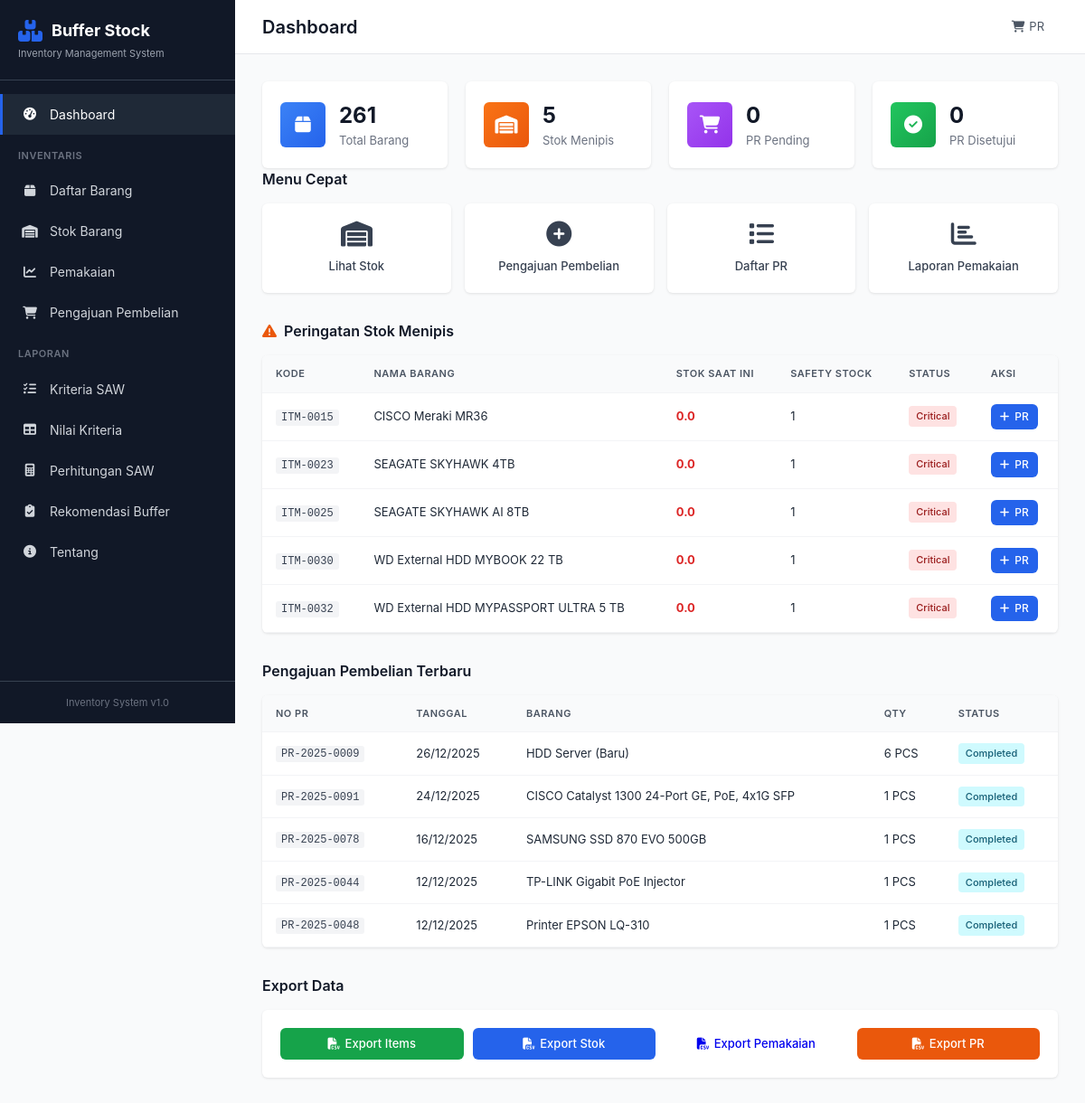
The page / on the database its author committed.
### app/models.py (models this page shows, shortened)
class Item(db.Model):
    __tablename__ = 'items'
    id = db.Column(db.Integer, primary_key=True)
    kode_item = db.Column(db.String(50), unique=True, nullable=False)
    nama_item = db.Column(db.String(200), nullable=False)
    kategori = db.Column(db.String(100), nullable=False)
    unit = db.Column(db.String(50), default='PCS')
    harga = db.Column(db.Float, default=0)
    supplier = db.Column(db.String(200))
    lokasi_rak = db.Column(db.String(50))
    created_at = db.Column(db.DateTime, default=datetime.utcnow)
    criteria_values = db.relationship('CriteriaValue', backref='item', lazy=True, cascade='all, delete-orphan')

class Stock(db.Model):
    __tablename__ = 'stocks'
    id = db.Column(db.Integer, primary_key=True)
    item_id = db.Column(db.Integer, db.ForeignKey('items.id'), nullable=False)
    quantity = db.Column(db.Float, default=0)
    safety_stock = db.Column(db.Float, default=0)
    reorder_point = db.Column(db.Float, default=0)
    last_updated = db.Column(db.DateTime, default=datetime.utcnow, onupdate=datetime.utcnow)
    item = db.relationship('Item', backref='stock_items', lazy=True)

class PurchaseRequest(db.Model):
    __tablename__ = 'purchase_requests'
    id = db.Column(db.Integer, primary_key=True)
    no_pengajuan = db.Column(db.String(50), unique=True, nullable=False)
    tanggal_pengajuan = db.Column(db.DateTime, default=datetime.utcnow)
    item_id = db.Column(db.Integer, db.ForeignKey('items.id'), nullable=False)
    quantity_requested = db.Column(db.Float, nullable=False)
    alasan_pengajuan = db.Column(db.Text)
    status = db.Column(db.String(20), default='Pending')  # Pending, Approved, Rejected, Completed
    approved_by = db.Column(db.String(100))
    approved_at = db.Column(db.DateTime)
    keterangan = db.Column(db.Text)
    item = db.relationship('Item', backref='purchase_requests', lazy=True)

### app/routes.py (the view)
@main_bp.route('/')
def index():
    total_items = Item.query.count()
    total_criteria = Criteria.query.count()
    total_calculations = CalculationHistory.query.count()
    latest_calc = CalculationHistory.query.order_by(CalculationHistory.tanggal.desc()).first()
    categories = db.session.query(Item.kategori, db.func.count(Item.id)).group_by(Item.kategori).all()
    low_stock_items = db.session.query(Item).join(Stock).filter(
        Stock.quantity <= Stock.safety_stock
    ).order_by(Stock.quantity.asc()).limit(5).all()
    pending_pr = PurchaseRequest.query.filter_by(status='Pending').count()
    approved_pr = PurchaseRequest.query.filter_by(status='Approved').count()
    recent_prs = PurchaseRequest.query.join(Item).order_by(PurchaseRequest.tanggal_pengajuan.desc()).limit(5).all()
    current_year = datetime.now().year
    years = list(range(current_year - 2, current_year + 1))
    return render_template('dashboard.html',
                          total_items=total_items,
                          total_criteria=total_criteria,
                          total_calculations=total_calculations,
                          latest_calc=latest_calc,
                          categories=categories,
                          low_stock_items=low_stock_items,
                          low_stock_count=len(low_stock_items),
                          pending_pr=pending_pr,
                          approved_pr=approved_pr,
                          recent_prs=recent_prs,
                          years=years,
                          current_year=current_year)

### app/templates/dashboard.html (shortened to what this page needs)
{% extends 'base.html' %}
{% block page_title %}Dashboard{% endblock %}
{% block content %}
<div class="dashboard">
    <div class="stats-grid">
        <div class="stat-card">
            <div class="stat-icon blue">
                <i class="fas fa-box"></i>
            </div>
            <div class="stat-info">
                <h3>{{ total_items }}</h3>
                <p>Total Barang</p>
            </div>
        </div>
        <div class="stat-card">
            <div class="stat-icon orange">
                <i class="fas fa-warehouse"></i>
            </div>
            <div class="stat-info">
                <h3>{{ low_stock_count }}</h3>
                <p>Stok Menipis</p>
            </div>
        </div>
        <div class="stat-card">
            <div class="stat-icon purple">
                <i class="fas fa-shopping-cart"></i>
            </div>
            <div class="stat-info">
                <h3>{{ pending_pr }}</h3>
                <p>PR Pending</p>
            </div>
        </div>
        <div class="stat-card">
            <div class="stat-icon green">
                <i class="fas fa-check-circle"></i>
            </div>
            <div class="stat-info">
                <h3>{{ approved_pr }}</h3>
                <p>PR Disetujui</p>
            </div>
        </div>
    </div>
    <div class="section">
        <h2 class="section-title">Menu Cepat</h2>
        <div class="quick-actions">
            <a href="{{ url_for('main.stock') }}" class="action-card">
                <i class="fas fa-warehouse"></i>
                <span>Lihat Stok</span>
            </a>
            <a href="{{ url_for('main.create_purchase') }}" class="action-card">
                <i class="fas fa-plus-circle"></i>
                <span>Pengajuan Pembelian</span>
            </a>
            <a href="{{ url_for('main.purchase_list') }}" class="action-card">
                <i class="fas fa-list"></i>
                <span>Daftar PR</span>
            </a>
            <a href="{{ url_for('main.usage') }}" class="action-card">
                <i class="fas fa-chart-bar"></i>
                <span>Laporan Pemakaian</span>
            </a>
        </div>
    </div>
    <div class="section">
        <h2 class="section-title">
            <i class="fas fa-exclamation-triangle" style="color: var(--warning);"></i>
            Peringatan Stok Menipis
        </h2>
        <div class="card">
            {% if low_stock_items %}
            <div class="table-responsive">
                <table class="data-table">
                    <thead>
                        <tr>
                            <th>Kode</th>
                            <th>Nama Barang</th>
                            <th>Stok Saat Ini</th>
                            <th>Safety Stock</th>
                            <th>Status</th>
                            <th>Aksi</th>
                        </tr>
                    </thead>
                    <tbody>
                        {% for item in low_stock_items %}
                        <tr>
                            <td><code>{{ item.kode_item }}</code></td>
                            <td>{{ item.nama_item }}</td>
                            <td class="text-danger"><strong>{{ item.stock_items[0].quantity if item.stock_items else 0 }}</strong></td>
                            <td>{{ item.stock_items[0].safety_stock|int if item.stock_items else 0 }}</td>
                            <td>
                                {% if item.stock_items and item.stock_items[0].quantity <= (item.stock_items[0].safety_stock * 0.5) %}
                                <span class="badge badge-danger">Critical</span>
                                {% else %}
                                <span class="badge badge-warning">Low</span>
                                {% endif %}
                            </td>
                            <td>
                                <a href="{{ url_for('main.create_purchase') }}" class="btn btn-sm btn-primary">
                                    <i class="fas fa-plus"></i> PR
                                </a>
                            </td>
                        </tr>
                        {% endfor %}
                    </tbody>
                </table>
            </div>
            {% else %}
            <div class="empty-state">
                <i class="fas fa-check-circle" style="color: var(--success); font-size: 48px;"></i>
                <p>Semua stok aman</p>
            </div>
            {% endif %}
        </div>
    </div>
    <div class="section">
        <h2 class="section-title">Pengajuan Pembelian Terbaru</h2>
        <div class="card">
            {% if recent_prs %}
            <div class="table-responsive">
                <table class="data-table">
                    <thead>
                        <tr>
                            <th>No PR</th>
                            <th>Tanggal</th>
                            <th>Barang</th>
                            <th>Qty</th>
                            <th>Status</th>
                        </tr>
                    </thead>
                    <tbody>
                        {% for pr in recent_prs %}
                        <tr>
                            <td><code>{{ pr.no_pengajuan }}</code></td>
                            <td>{{ pr.tanggal_pengajuan.strftime('%d/%m/%Y') }}</td>
                            <td>{{ pr.item.nama_item }}</td>
                            <td>{{ pr.quantity_requested|int }} {{ pr.item.unit }}</td>
                            <td>
                                {% if pr.status == 'Pending' %}
                                <span class="badge badge-warning">Pending</span>
                                {% elif pr.status == 'Approved' %}
                                <span class="badge badge-success">Approved</span>
                                {% elif pr.status == 'Rejected' %}
                                <span class="badge badge-danger">Rejected</span>
                                {% else %}
                                <span class="badge badge-info">Completed</span>
                                {% endif %}
                            </td>
                        </tr>
                        {% endfor %}
                    </tbody>
                </table>
            </div>
            {% else %}
            <div class="empty-state">
                <p>Belum ada pengajuan pembelian</p>
            </div>
            {% endif %}
        </div>
    </div>
    <div class="section">
        <h2 class="section-title">Export Data</h2>
        <div class="card">
            <div class="export-buttons">
                <a href="{{ url_for('main.export_csv', type='items') }}" class="btn btn-success">
                    <i class="fas fa-file-csv"></i> Export Items
                </a>
                <a href="{{ url_for('main.export_csv', type='stock') }}" class="btn btn-primary">
                    <i class="fas fa-file-csv"></i> Export Stok
                </a>
                <a href="{{ url_for('main.export_csv', type='usage') }}" class="btn btn-info">
                    <i class="fas fa-file-csv"></i> Export Pemakaian
                </a>
                <a href="{{ url_for('main.export_csv', type='purchase') }}" class="btn btn-warning">
                    <i class="fas fa-file-csv"></i> Export PR
                </a>
            </div>
        </div>
    </div>
</div>
{% endblock %}

### app/static/css/style.css (style rules this page uses)
:root { --primary: #2563eb; --primary-dark: #1d4ed8; --success: #16a34a; --danger: #dc2626; --warning: #ea580c; --info: #0891b2; --gray-50: #f9fafb; --gray-100: #f3f4f6; --gray-200: #e5e7eb; --gray-300: #d1d5db; --gray-400: #9ca3af; --gray-500: #6b7280; --gray-600: #4b5563; --gray-700: #374151; --gray-800: #1f2937; --gray-900: #111827; --sidebar-width: 260px; --header-height: 60px; --border-radius: 6px; --shadow: 0 1px 3px rgba(0,0,0,0.1); --shadow-md: 0 4px 6px rgba(0,0,0,0.1); }
* { margin: 0; padding: 0; box-sizing: border-box; }
body { font-family: -apple-system, BlinkMacSystemFont, 'Segoe UI', Roboto, 'Helvetica Neue', Arial, sans-serif; font-size: 14px; line-height: 1.5; color: var(--gray-800); background: var(--gray-50); }
.section { margin-bottom: 30px; }
.section-title { font-size: 16px; font-weight: 600; color: var(--gray-900); margin-bottom: 15px; display: flex; align-items: center; gap: 8px; }
.card { background: white; border-radius: var(--border-radius); box-shadow: var(--shadow); overflow: hidden; }
.stats-grid { display: grid; grid-template-columns: repeat(auto-fit, minmax(200px, 1fr)); gap: 20px; }
.stat-card { background: white; border-radius: var(--border-radius); padding: 20px; display: flex; align-items: center; gap: 15px; box-shadow: var(--shadow); }
.stat-icon { width: 50px; height: 50px; border-radius: var(--border-radius); display: flex; align-items: center; justify-content: center; font-size: 20px; color: white; }
.stat-icon.blue { background: linear-gradient(135deg, #3b82f6, #2563eb); }
.stat-icon.green { background: linear-gradient(135deg, #22c55e, #16a34a); }
.stat-icon.orange { background: linear-gradient(135deg, #f97316, #ea580c); }
.stat-icon.purple { background: linear-gradient(135deg, #a855f7, #9333ea); }
.stat-info h3 { font-size: 24px; font-weight: 700; color: var(--gray-900); }
.stat-info p { font-size: 13px; color: var(--gray-500); }
.quick-actions { display: grid; grid-template-columns: repeat(auto-fit, minmax(150px, 1fr)); gap: 15px; }
.action-card { background: white; border-radius: var(--border-radius); padding: 20px; text-align: center; text-decoration: none; color: var(--gray-700); box-shadow: var(--shadow); transition: all 0.2s; }
.action-card i { font-size: 28px; margin-bottom: 10px; display: block; }
.action-card span { font-size: 13px; font-weight: 500; }
.table-responsive { overflow-x: auto; }
.data-table { width: 100%; border-collapse: collapse; font-size: 13px; }
.data-table th, .data-table td { padding: 12px 15px; text-align: left; border-bottom: 1px solid var(--gray-100); }
.data-table th { background: var(--gray-50); font-weight: 600; color: var(--gray-600); text-transform: uppercase; font-size: 11px; letter-spacing: 0.5px; }
.badge { display: inline-block; padding: 3px 8px; background: var(--gray-100); color: var(--gray-700); border-radius: 4px; font-size: 11px; font-weight: 500; }
.badge-danger { background: #fee2e2; color: #991b1b; }
.badge-info { background: #cffafe; color: #155e75; }
.btn { display: inline-flex; align-items: center; gap: 6px; padding: 8px 16px; border: none; border-radius: var(--border-radius); font-size: 13px; font-weight: 500; cursor: pointer; text-decoration: none; transition: all 0.2s; }
.btn-primary { background: var(--primary); color: white; }
.btn-success { background: var(--success); color: white; }
.btn-warning { background: var(--warning); color: white; }
.btn-sm { padding: 5px 10px; font-size: 12px; }
code { font-family: 'Courier New', monospace; font-size: 12px; background: var(--gray-100); padding: 2px 6px; border-radius: 3px; color: var(--gray-700); }
.export-buttons { display: flex; gap: 10px; padding: 20px; flex-wrap: wrap; }
.export-buttons .btn { flex: 1; min-width: 150px; justify-content: center; }
.text-danger { color: var(--danger); }

### rows shown on the page
Item: kode_item "ITM-0015", nama_item "CISCO Meraki MR36", quantity "0.0", safety_stock "1"
Item: kode_item "ITM-0023", nama_item "SEAGATE SKYHAWK 4TB", quantity "0.0", safety_stock "1"
Item: kode_item "ITM-0025", nama_item "SEAGATE SKYHAWK AI 8TB", quantity "0.0", safety_stock "1"
Item: kode_item "ITM-0030", nama_item "WD External HDD MYBOOK 22 TB", quantity "0.0", safety_stock "1"
Item: kode_item "ITM-0032", nama_item "WD External HDD MYPASSPORT ULTRA 5 TB", quantity "0.0", safety_stock "1"
PurchaseRequest: no_pengajuan "PR-2025-0009", tanggal_pengajuan "26/12/2025", item.nama_item "HDD Server (Baru)", quantity_requested "6", item.unit "PCS", status "Completed"
PurchaseRequest: no_pengajuan "PR-2025-0091", tanggal_pengajuan "24/12/2025", item.nama_item "CISCO Catalyst 1300 24-Port GE, PoE, 4x1G SFP", quantity_requested "1", item.unit "PCS", status "Completed"
PurchaseRequest: no_pengajuan "PR-2025-0078", tanggal_pengajuan "16/12/2025", item.nama_item "SAMSUNG SSD 870 EVO 500GB", quantity_requested "1", item.unit "PCS", status "Completed"
PurchaseRequest: no_pengajuan "PR-2025-0044", tanggal_pengajuan "12/12/2025", item.nama_item "TP-LINK Gigabit PoE Injector", quantity_requested "1", item.unit "PCS", status "Completed"
PurchaseRequest: no_pengajuan "PR-2025-0048", tanggal_pengajuan "12/12/2025", item.nama_item "Printer EPSON LQ-310", quantity_requested "1", item.unit "PCS", status "Completed"

### other values the page prints
{{ total_items }} "261"
{{ low_stock_count }} "5"
{{ pending_pr }} "0"
{{ approved_pr }} "0"
